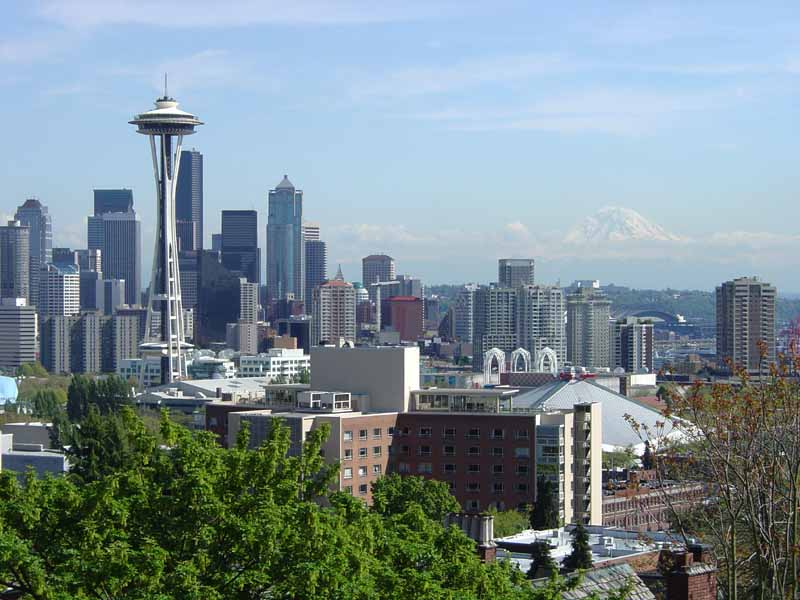
#> input picture hw1_data/Seattle.jpg, 800 x 600 px
$ python -i HW1.py   (imports and definitions only)
#> lines starting #> are read from the running program, lines starting #| are printed output that depends on the picture
#!/usr/bin/env python
# coding: utf-8

# In[3]:


import numpy as np
import scipy as sc
from scipy import signal
from skimage import filters
from matplotlib import pyplot as plt
import cv2
import time
import math
import matplotlib.image as mpimg
# from pillow import Image
from PIL import Image
# [1 line not run here, left out]


# In[10]:


# In[14]:


# In[ ]:


# In[166]:


# [57 lines left out: function GaussianBlurImage, not called in this run]


# In[ ]:


# In[131]:


# =============================================================================
# for i in range(2,9, 2):
#     GaussianBlurImage('hw1_data/Gogh.png', i)
# =============================================================================


# In[ ]:


# In[ ]:


# In[167]:


# for i in range(2,17,2):
#     print(i)
# [7 lines not run here, left out]


# In[168]:


# [89 lines left out: function SeparableGaussianBlurImage, not called in this run]


# In[169]:


# [1 line not run here, left out]


# In[171]:


# [50 lines left out: function FirstDerivImage, not called in this run]


# In[172]:


# [1 line not run here, left out]


# In[174]:


# [83 lines left out: function SecondDerivImage, not called in this run]


# In[176]:


# [2 lines not run here, left out]


# In[177]:


# [29 lines left out: function SharpenImage, not called in this run]


# In[178]:


# [1 line not run here, left out]


# In[36]:


def SobelImage(image):
#> called with image = '../hw1_data/Seattle.jpg'
    t1 = time.time()
    #Reading image using import image
    img1 = Image.open(image).convert('LA')
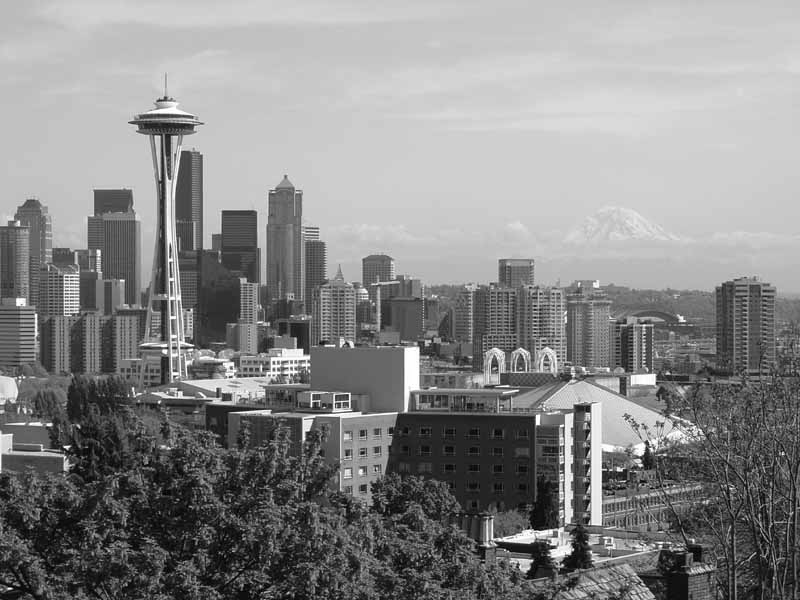
#> img1: PIL image 800x600 LA; mean R, G, B, A 136.4, 136.4, 136.4, 255
    width = img1.width
#> width = 800
    height = img1.height
#> height = 600
    pixx = img1.load()

    def rgb2gray(rgb):
        return np.dot(rgb[...,:3], [0.299, 0.587, 0.114])


    img = mpimg.imread(image)
#> img is the input picture: shape (600, 800, 3); mean R, G, B 123.8, 140.8, 146.9
    gray = rgb2gray(img)
    gray = gray * 255


    #Creating Filter
    g_x = np.array([[-1, 0, 1], [-2, 0, 2], [-1, 0, 1]])
    g_y = np.array([[-1, -2, -1], [0, 0, 0], [1, 2, 1]])
    filter_size = 3

    pixx1 = np.zeros((height, width),  dtype=np.float32)
    pixx2 = np.zeros((height, width),  dtype=np.float32)
    orient = np.zeros((height, width, 3), dtype=np.float32)

    pix = gray
    print("gray shape",gray.shape)
#| gray shape (600, 800)
    print("pixxShape", pixx1.shape)
#| pixxShape (600, 800)
#     print(pix.shape, pix[333, 1])
#     print(width, height)
    #CONVOLUTION
#     print('convolution started')
    for i in range(1, height -1):
        for j in range(1 , width - 1):
            cPos = (i,j)
#             print(i,j)
            tmp = pix[cPos[0] - (filter_size // 2):cPos[0] + (filter_size // 2) +1, cPos[1] - (filter_size // 2):cPos[1] + (filter_size // 2)+1]
            tmp1 = tmp * g_x
            tmp1 = tmp1.sum(axis=0)
            tmp1 = tmp1.sum(axis=0)

            tmp2 = tmp * g_y
            tmp2 = tmp2.sum(axis=0)
            tmp2 = tmp2.sum(axis=0)

            pixx1[i,j] = (tmp2 ** 2 + tmp1 ** 2) ** 0.5
            if tmp1 == 0 and tmp2 > 0:
                pixx2[i,j] = math.degrees(math.atan(float('inf')))
            elif tmp1 == 0 and tmp2 < 0:
                pixx2[i,j] = math.degrees(math.atan(float('-inf')))
            elif tmp1 == 0 and tmp2 == 0:
                pixx2[i,j] = 1
            elif tmp1 != 0:
                pixx2[i,j] = (math.degrees(math.atan(tmp2/tmp1)))
            else:
                print("you should not see this +++++++++++++++++++++++++++++++++++=")
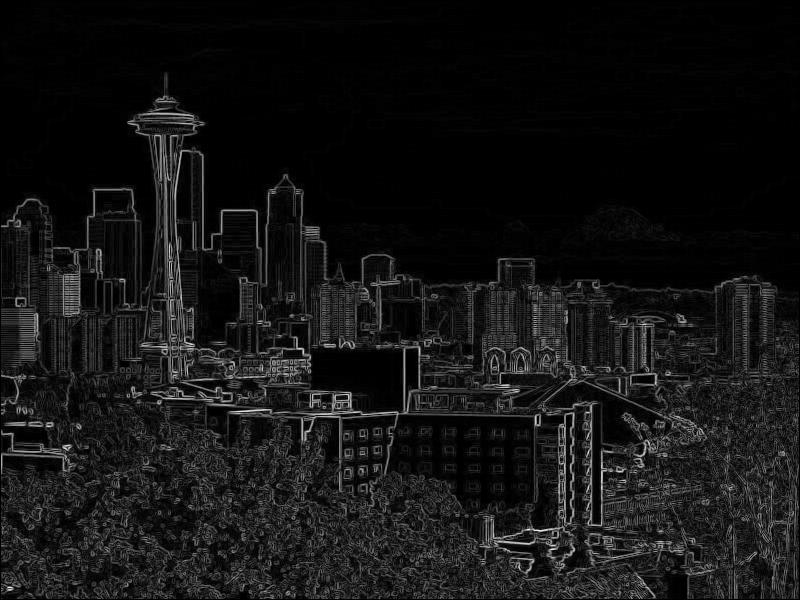
#> pixx1: shape (600, 800) float32; min 0, max 251208, mean 19858.6; drawn with min black and max white
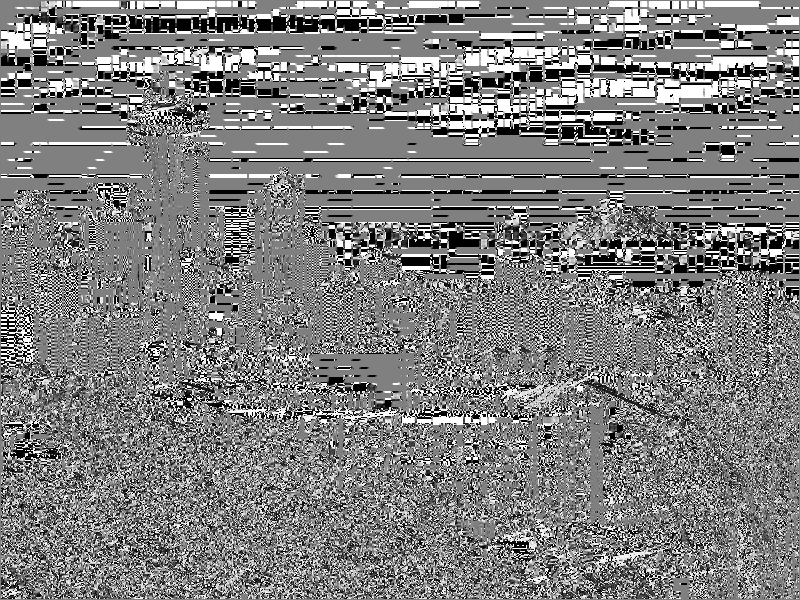
#> pixx2: shape (600, 800) float32; min -90, max 90, mean -0.7; drawn with min black and max white


# [32 lines of commented-out code are left out]

    pixx1 = pixx1 * 255 / pixx1.max()
#     print(pixx2)

    for i in range(0, height):
        for j in range(0, width):
# [20 lines of commented-out code are left out]
            if -22.5 <= pixx2[i,j] <= 22.5:
                orient[i,j] = np.array([128, 128, 128])

            elif 22.5 < pixx2[i,j] <= 67.5:
                orient[i,j] = np.array([0, 0, 255])

            elif 67.5 < pixx2[i,j] <= 90 or -90 <= pixx2[i,j] <= -67.5:
                orient[i,j] = np.array([0, 255, 0])

            elif -67.5 < pixx2[i,j] <= -22.5:
                orient[i,j] = np.array([255, 0, 0])

            else:
                orient[i,j] = np.array([0, 0, 0])
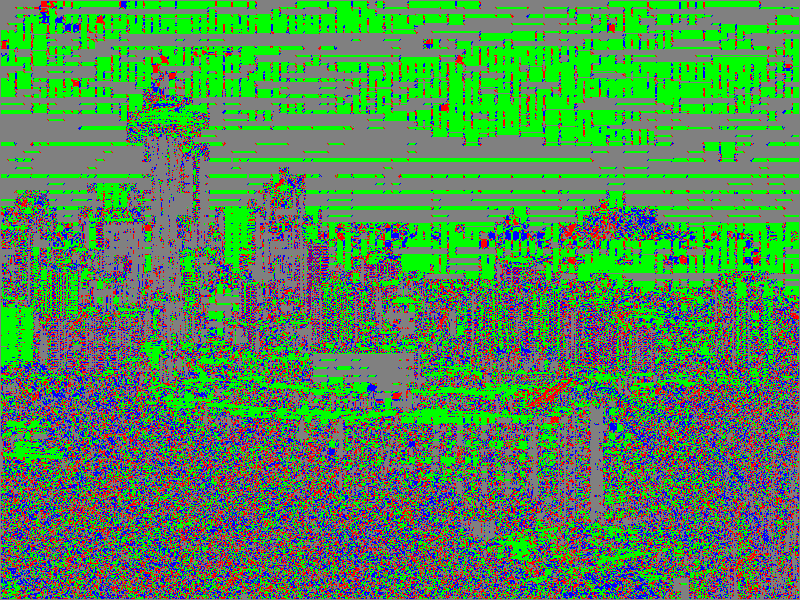
#> orient: shape (600, 800, 3) float32; mean of channels 0, 1, 2 85.1, 136.5, 83.4; drawn as B, G, R


    tes = Image.fromarray(pixx1)
    tes = tes.convert("RGB")
    fp = open('5a.png', 'wb')
    tes.save(fp)

    cv2.imwrite('5b.png', orient)
    return (pixx1, pixx2)


# In[179]:


# [9 lines not run here, left out]


# In[180]:


# [135 lines left out: functions BilinearInterpolation, BilinearInterpolationCustom, nearestNeighborInterpolation, upsample, not called in this run]


# In[186]:


# [1 line not run here, left out]


# In[ ]:


# In[188]:


# [36 lines left out: function FindPeaksImage, not called in this run]
#     cv2.imwrite('peaks/' + str(image)[5] +'.png', result)


# In[189]:


# [32 lines not run here, left out]

>>> result = SobelImage('../hw1_data/Seattle.jpg')

$ run again, on hw1_data/download.jpeg
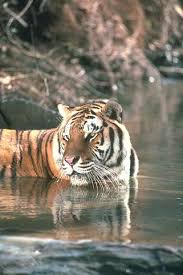
#> input picture hw1_data/download.jpeg, 183 x 275 px
#> in SobelImage, img is the input picture: shape (275, 183, 3); mean R, G, B 124.3, 118.2, 105.5
#| gray shape (275, 183)
#| pixxShape (275, 183)
#> after the loop in SobelImage, `for i in range(1, height -1):`:
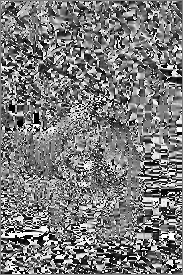
#> pixx2: shape (275, 183) float32; min -90, max 90, mean -3.3; drawn with min black and max white
#> after the loop in SobelImage, `for i in range(0, height):`:
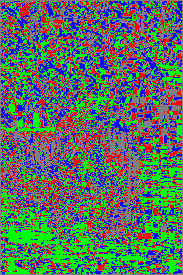
#> orient: shape (275, 183, 3) float32; mean of channels 0, 1, 2 93.8, 110.6, 83.7; drawn as B, G, R
